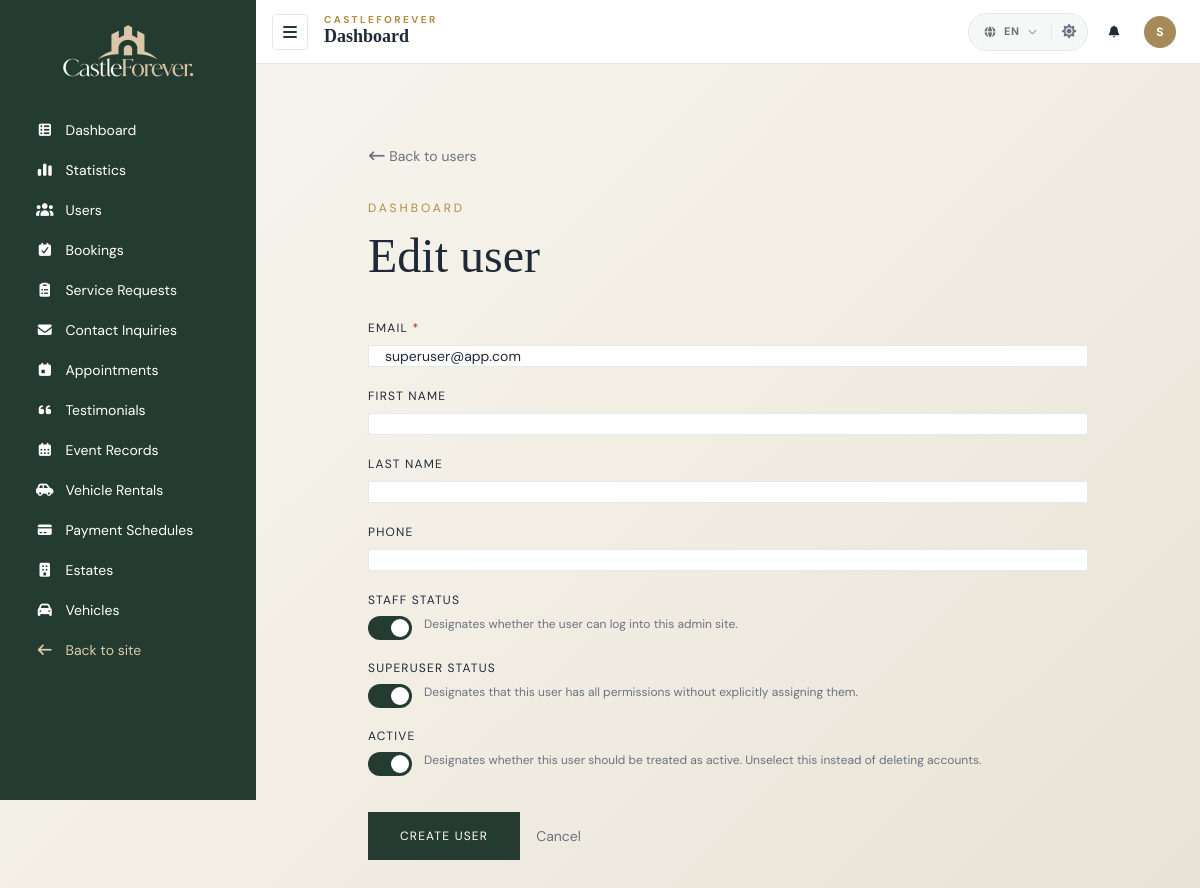
Screenshot of /dashboard/users/5/edit/ (signed in) with the database file from the repository.
### accounts/models.py (models this page shows, shortened)
class User(AbstractUser):
    email = models.EmailField(unique=True)
    phone = models.CharField(max_length=32, blank=True)

### core/views.py (the view, shortened to what this page needs)
class DashboardUserUpdateView(SuperuserRequiredMixin, UpdateView):
    model = get_user_model()
    form_class = DashboardUserChangeForm
    template_name = "core/dashboard_user_form.html"
    success_url = reverse_lazy("core:user-list")
    def get_context_data(self, **kwargs):
        context = super().get_context_data(**kwargs)
        context["form_title"] = _("Edit user")
        return context

### core/templates/core/dashboard_user_form.html (shortened to what this page needs)
{% extends "core/dashboard_layout.html" %}
{% load i18n %}
{% block content %}
<main class="w-full max-w-3xl mx-auto px-6 py-16">
  <a href="{% url 'core:user-list' %}" class="text-sm text-gray-500">
    <i class="fa-solid fa-arrow-left-long"></i> {% trans "Back to users" %}
  </a>
  <p class="uppercase text-xs tracking-[.25em] text-[#b18c43] mt-8">{% trans "Dashboard" %}</p>
  <h1 class="font-display text-5xl mt-4">{{ form_title }}</h1>
  <form method="post" class="mt-10 space-y-5">
    {% for field in form %}
      <div>
        <label for="{{ field.id_for_label }}" class="block text-xs uppercase tracking-widest mb-2">
          {{ field.label }}
          {% if field.field.required %}<span class="text-red-700">*</span>{% endif %}
        </label>
        {% if field.field.widget.input_type == "checkbox" %}
          <div class="flex items-start gap-3">
            {{ field }}
            {% if field.help_text %}<p class="text-xs text-gray-500">{{ field.help_text }}</p>{% endif %}
          </div>
        {% else %}
          {{ field }}
        {% endif %}
      </div>
    {% endfor %}
    <div class="flex items-center gap-4 pt-4">
      <button type="submit" class="bg-forest text-white py-4 px-8 uppercase tracking-widest text-xs">
        {% trans "Create user" %}
      </button>
      <a href="{% url 'core:user-list' %}" class="text-sm text-gray-500">{% trans "Cancel" %}</a>
    </div>
  </form>
</main>
{% endblock %}

### core/templates/core/dashboard_layout.html (shortened to what this page needs)
{% load static i18n %}
{% get_current_language as LANGUAGE_CODE %}
{% get_available_languages as LANGUAGES %}
<!doctype html>
<html lang="{{ LANGUAGE_CODE|default:'en' }}">
  <head>
    <link rel="stylesheet" href="{% static 'tailwind.css' %}" />
    <link href="https://cdn.jsdelivr.net/npm/select2@4.1.0-rc.0/dist/css/select2.min.css" rel="stylesheet" />
    <link href="https://cdnjs.cloudflare.com/ajax/libs/font-awesome/7.3.1/css/all.min.css" rel="stylesheet" />
    <link rel="stylesheet" href="{% static 'styles.css' %}?v={{ STYLES_VERSION }}" />
  </head>
  <body class="text-[#1f2937]">
    <div class="min-h-screen">
      <aside id="sidebar" class="dashboard-sidebar fixed inset-y-0 left-0 z-50 h-screen w-64 transform -translate-x-full overflow-y-auto bg-forest p-6 text-white transition-transform md:translate-x-0">
        <div class="mb-8 flex justify-center">
          <a href="{% url 'base:home' %}" class="sidebar-brand flex items-center gap-3" aria-label="{% trans 'CastleForever home' %}">
            <img class="sidebar-logo-full h-14 w-auto" src="{% static 'images/brand/logo-alt.webp' %}" width="672" height="224" alt="{% trans 'CastleForever' %}" />
          </a>
        </div>
        <nav id="sidebarNav" class="space-y-1 text-sm">
          <a href="{% url 'core:dashboard' %}" title="{% trans 'Dashboard' %}" aria-label="{% trans 'Dashboard' %}" class="sidebar-link flex items-center gap-3 whitespace-nowrap rounded px-3 py-2 hover:bg-white/10 {% if request.resolver_match.url_name == 'dashboard' %}active_page{% endif %}">
            <i class="fa-solid fa-table-list w-5 text-center"></i>
            <span class="sidebar-label">{% trans "Dashboard" %}</span>
          </a>
          <a href="{% url 'core:statistics' %}" title="{% trans 'Statistics' %}" aria-label="{% trans 'Statistics' %}" class="sidebar-link flex items-center gap-3 whitespace-nowrap rounded px-3 py-2 hover:bg-white/10 {% if request.resolver_match.url_name == 'statistics' %}active_page{% endif %}">
            <i class="fa-solid fa-chart-simple w-5 text-center"></i>
            <span class="sidebar-label">{% trans "Statistics" %}</span>
          </a>
          {% if request.user.is_staff %}
            <a href="{% url 'core:user-list' %}" title="{% trans 'Users' %}" aria-label="{% trans 'Users' %}" class="sidebar-link flex items-center gap-3 whitespace-nowrap rounded px-3 py-2 hover:bg-white/10 ">
              <i class="fa-solid fa-users w-5 text-center"></i>
              <span class="sidebar-label">{% trans "Users" %}</span>
            </a>
          {% endif %}
          <a href="{% url 'core:booking-list' %}" title="{% trans 'Bookings' %}" aria-label="{% trans 'Bookings' %}" class="sidebar-link flex items-center gap-3 whitespace-nowrap rounded px-3 py-2 hover:bg-white/10 {% if request.resolver_match.url_name == 'booking-list' %}active_page{% endif %}">
            <i class="fa-solid fa-calendar-check w-5 text-center"></i>
            <span class="sidebar-label">{% trans "Bookings" %}</span>
          </a>
          <a href="{% url 'core:service-request-list' %}" title="{% trans 'Service Requests' %}" aria-label="{% trans 'Service Requests' %}" class="sidebar-link flex items-center gap-3 whitespace-nowrap rounded px-3 py-2 hover:bg-white/10 {% if request.resolver_match.url_name == 'service-request-list' %}active_page{% endif %}">
            <i class="fa-solid fa-clipboard-list w-5 text-center"></i>
            <span class="sidebar-label">{% trans "Service Requests" %}</span>
          </a>
          <a href="{% url 'core:contact-inquiry-list' %}" title="{% trans 'Contact Inquiries' %}" aria-label="{% trans 'Contact Inquiries' %}" class="sidebar-link flex items-center gap-3 whitespace-nowrap rounded px-3 py-2 hover:bg-white/10 {% if request.resolver_match.url_name == 'contact-inquiry-list' %}active_page{% endif %}">
            <i class="fa-solid fa-envelope w-5 text-center"></i>
            <span class="sidebar-label">{% trans "Contact Inquiries" %}</span>
          </a>
          <a href="{% url 'core:appointment-record-list' %}" title="{% trans 'Appointments' %}" aria-label="{% trans 'Appointments' %}" class="sidebar-link flex items-center gap-3 whitespace-nowrap rounded px-3 py-2 hover:bg-white/10 {% if request.resolver_match.url_name == 'appointment-record-list' %}active_page{% endif %}">
            <i class="fa-solid fa-calendar-day w-5 text-center"></i>
            <span class="sidebar-label">{% trans "Appointments" %}</span>
          </a>
          <a href="{% url 'core:testimonial-list' %}" title="{% trans 'Testimonials' %}" aria-label="{% trans 'Testimonials' %}" class="sidebar-link flex items-center gap-3 whitespace-nowrap rounded px-3 py-2 hover:bg-white/10 {% if request.resolver_match.url_name == 'testimonial-list' %}active_page{% endif %}">
            <i class="fa-solid fa-quote-left w-5 text-center"></i>
            <span class="sidebar-label">{% trans "Testimonials" %}</span>
          </a>
          <a href="{% url 'core:event-record-list' %}" title="{% trans 'Event Records' %}" aria-label="{% trans 'Event Records' %}" class="sidebar-link flex items-center gap-3 whitespace-nowrap rounded px-3 py-2 hover:bg-white/10 {% if request.resolver_match.url_name == 'event-record-list' %}active_page{% endif %}">
            <i class="fa-solid fa-calendar-days w-5 text-center"></i>
            <span class="sidebar-label">{% trans "Event Records" %}</span>
          </a>
          <a href="{% url 'core:vehicle-rental-list' %}" title="{% trans 'Vehicle Rentals' %}" aria-label="{% trans 'Vehicle Rentals' %}" class="sidebar-link flex items-center gap-3 whitespace-nowrap rounded px-3 py-2 hover:bg-white/10 {% if request.resolver_match.url_name == 'vehicle-rental-list' %}active_page{% endif %}">
            <i class="fa-solid fa-car-side w-5 text-center"></i>
            <span class="sidebar-label">{% trans "Vehicle Rentals" %}</span>
          </a>
          <a href="{% url 'core:payment-schedule-list' %}" title="{% trans 'Payment Schedules' %}" aria-label="{% trans 'Payment Schedules' %}" class="sidebar-link flex items-center gap-3 whitespace-nowrap rounded px-3 py-2 hover:bg-white/10 {% if request.resolver_match.url_name == 'payment-schedule-list' %}active_page{% endif %}">
            <i class="fa-solid fa-credit-card w-5 text-center"></i>
            <span class="sidebar-label">{% trans "Payment Schedules" %}</span>
          </a>
          <a href="{% url 'core:estate-list' %}" title="{% trans 'Estates' %}" aria-label="{% trans 'Estates' %}" class="sidebar-link flex items-center gap-3 whitespace-nowrap rounded px-3 py-2 hover:bg-white/10 {% if request.resolver_match.url_name == 'estate-list' %}active_page{% endif %}">
            <i class="fa-solid fa-building w-5 text-center"></i>
            <span class="sidebar-label">{% trans "Estates" %}</span>
          </a>
          <a href="{% url 'core:vehicle-list' %}" title="{% trans 'Vehicles' %}" aria-label="{% trans 'Vehicles' %}" class="sidebar-link flex items-center gap-3 whitespace-nowrap rounded px-3 py-2 hover:bg-white/10 {% if request.resolver_match.url_name == 'vehicle-list' %}active_page{% endif %}">
            <i class="fa-solid fa-car w-5 text-center"></i>
            <span class="sidebar-label">{% trans "Vehicles" %}</span>
          </a>
          <a href="{% url 'base:home' %}" title="{% trans 'Back to site' %}" aria-label="{% trans 'Back to site' %}" class="sidebar-link mt-6 flex items-center gap-3 whitespace-nowrap rounded px-3 py-2 text-[#dccba7] hover:bg-white/10">
            <i class="fa-solid fa-arrow-left w-5 text-center"></i>
            <span class="sidebar-label">{% trans "Back to site" %}</span>
          </a>
        </nav>
      </aside>
      <div id="dashboardShell" class="min-h-screen md:pl-64">
        <header id="dashboardTitleBar" class="dashboard-titlebar fixed inset-x-0 top-0 z-30 flex h-16 items-center gap-4 px-4 md:left-64">
          <button
            id="sidebarToggle"
            type="button"
            class="flex h-9 w-9 flex-shrink-0 items-center justify-center rounded border border-gray-200 text-forest hover:bg-[#F0EDE5]"
            aria-controls="sidebar"
            aria-expanded="true"
            aria-label="{% trans 'Collapse sidebar' %}"
            title="{% trans 'Collapse sidebar' %}"
            data-open-label="{% trans 'Open dashboard menu' %}"
            data-close-label="{% trans 'Close dashboard menu' %}"
            data-collapse-label="{% trans 'Collapse sidebar' %}"
            data-expand-label="{% trans 'Expand sidebar' %}"
          >
            <i class="fa-solid fa-bars"></i>
          </button>
          <div class="min-w-0">
            <p class="eyebrow hidden text-[10px] leading-none text-[#b18c43] lg:block">{% trans "CastleForever" %}</p>
            <strong class="font-display hidden text-lg leading-tight sm:block">{% trans "Dashboard" %}</strong>
          </div>
          <div class="ml-auto flex items-center gap-2 text-xs">
            <div class="display-tools" role="group" aria-label="{% trans 'Display and language' %}">
              <div class="lang-picker">
                <button
                  type="button"
                  class="display-tool display-tool--lang"
                  data-lang-toggle
                  aria-haspopup="true"
                  aria-expanded="false"
                  aria-controls="dashboardLanguageMenu"
                  aria-label="{% trans 'Choose language' %}"
                  title="{% trans 'Choose language' %}"
                >
                  <i class="fa-solid fa-globe" aria-hidden="true"></i>
                  <span class="lang-code">{{ LANGUAGE_CODE|upper }}</span>
                  <i class="fa-solid fa-chevron-down lang-chevron" aria-hidden="true"></i>
                </button>
              </div>
              <button
                type="button"
                class="display-tool theme-toggle"
                data-theme-toggle
                aria-label="{% trans 'Toggle theme' %}"
                title="{% trans 'Toggle theme' %}"
                aria-pressed="false"
                data-dark-label="{% trans 'Switch to dark theme' %}"
                data-light-label="{% trans 'Switch to light theme' %}"
              >
                <i class="fa-solid fa-sun theme-icon-sun" aria-hidden="true"></i>
              </button>
            </div>
            {% if user.is_authenticated %}
              <div class="dashboard-notifications hidden sm:block">
                <button
                  type="button"
                  class="dashboard-icon-button"
                  data-popover-toggle
                  data-popover-menu="dashboardNotificationsMenu"
                  aria-haspopup="true"
                  aria-expanded="false"
                  aria-label="{% trans 'Notifications' %}"
                  title="{% trans 'Notifications' %}"
                >
                  <i class="fa-solid fa-bell" aria-hidden="true"></i>
                </button>
              </div>
              <div class="dashboard-account">
                <button
                  type="button"
                  class="dashboard-account-toggle"
                  data-popover-toggle
                  data-popover-menu="dashboardUserMenu"
                  aria-haspopup="true"
                  aria-expanded="false"
                  aria-label="{% trans 'Account options' %}"
                  title="{{ user.get_full_name|default:user.email|default:user.username }}"
                >
                  <span class="dashboard-avatar">{{ user.email|default:user.username|first|upper }}</span>
                </button>
              </div>
            {% else %}
              <a href="{% url 'accounts:login' %}" class="dashboard-icon-button">{% trans "Log in" %}</a>
            {% endif %}
          </div>
        </header>
        <main class="mx-auto w-full max-w-7xl px-4 pb-6 pt-20">
          {% block content %}{% endblock %}
        </main>
      </div>
    </div>
  </body>
</html>

### rows the page displays
User: email|first "S", form "superuser@app.com", form "☑" "☑" "☑"

### other values shown
{{ LANGUAGE_CODE|upper }} "EN"
{{ field.label }} "EMAIL" "FIRST NAME" "LAST NAME" "PHONE" "STAFF STATUS" "SUPERUSER STATUS" "ACTIVE"
{{ field.help_text }} "Designates whether the user can log into this admin site." "Designates that this user has all permissions without explicitly assigning them." "Designates whether this user should be treated as active. Unselect this instead of deleting accounts."
